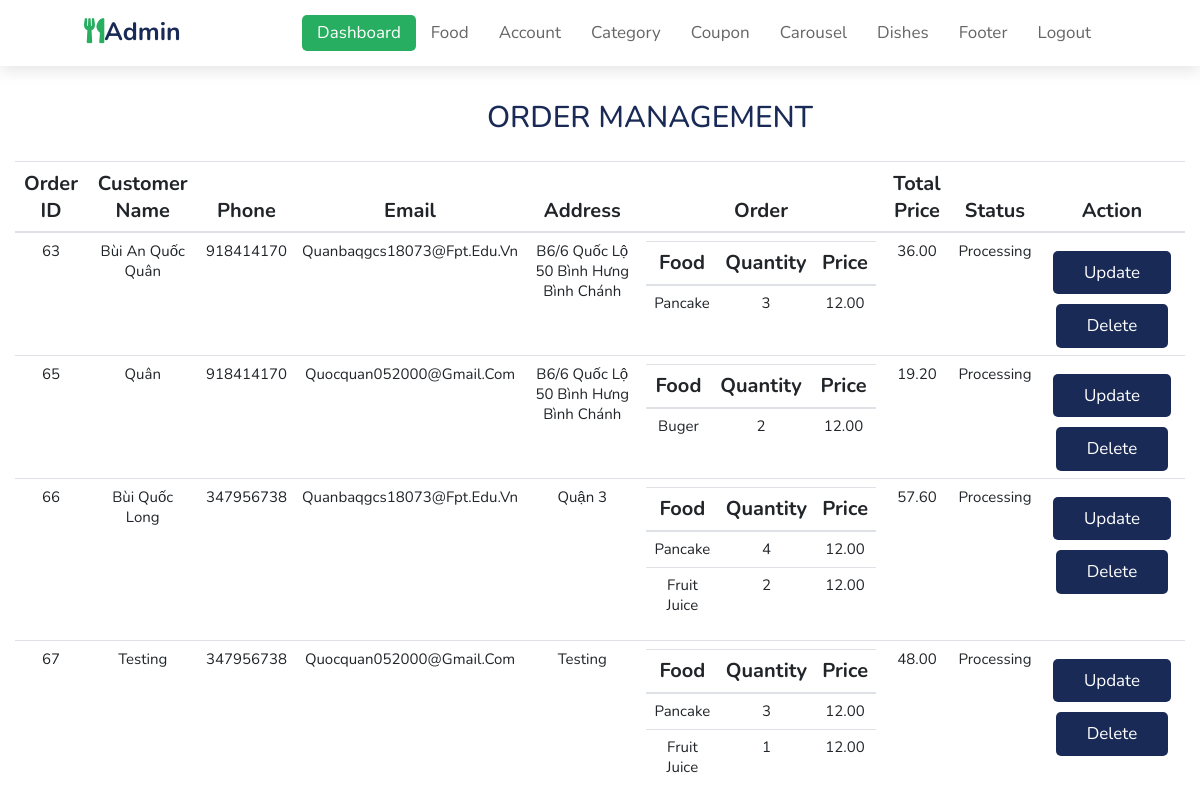
/admin/index.php (signed in), run on the app's committed database.
### admin/index.php (the view, shortened to what this page needs)
<?php
include("./config/constant.php");
?>
<html lang="en">
<head>
    <link rel="stylesheet" href="https://cdnjs.cloudflare.com/ajax/libs/font-awesome/5.15.3/css/all.min.css">
    <link rel="stylesheet" href="https://cdn.jsdelivr.net/npm/bootstrap@4.6.0/dist/css/bootstrap.min.css">
    <link rel="stylesheet" href="../css/style.css">
    <link rel="stylesheet" href="./css/admin.css">
    <link rel="stylesheet" href="./css/add__modal.css">
</head>
<body>
    <header>
        <a href="#" class="logo"><i class="fas fa-utensils"></i>Admin</a>
        <nav class="navbar">
            <a href="index.php" class="active">dashboard</a>
            <a href="food.php">food</a>
            <a href="account.php">account</a>
            <a href="category.php">category</a>
            <a href="coupon.php">coupon</a>
            <a href="carousel.php">carousel</a>
            <a href="dishes.php">dishes</a>
            <a href="footer.php">footer</a>
            <a href="./function/logout.php">logout</a>
        </nav>
    </header>
    <div class="header">
        <h1 class="heading"> Order Management </h1>
    </div>
    <div class="container-fluid">
        <div class="row">
            <div class="col-lg-12">
                <table class="table">
                    <thead>
                        <tr>
                            <th scope="col">Order ID</th>
                            <th scope="col">Customer Name</th>
                            <th scope="col">Phone</th>
                            <th scope="col">Email</th>
                            <th scope="col">Address</th>
                            <th scope="col">Order</th>
                            <th scope="col">Total Price</th>
                            <th scope="col">Status</th>
                            <th scope="col">Action</th>
                        </tr>
                    </thead>
                    <tbody>
                        <?php
                            $sql = "SELECT * FROM `order-manager`";
                            $res = mysqli_query($conn, $sql);
                            while ($rows = mysqli_fetch_assoc($res)) {
                                $id = $rows['Order_ID'];
                                $name = $rows['Fullname'];
                                $email = $rows['Email'];
                                $phone = $rows['Phonenumber'];
                                $address = $rows['Address'];
                                $total_price = $rows['Total_Price'];
                                $status = $rows['Status'];
                                ?>
                                <tr>
                                    <td><?php echo $id ?></td>
                                    <td><?php echo $name ?></td>
                                    <td><?php echo $phone ?></td>
                                    <td><?php echo $email ?></td>
                                    <td><?php echo $address ?></td>
                                    <td>
                                        <table class='table'>
                                            <thead>
                                                <tr>
                                                    <th scope='col'>Food</th>
                                                    <th scope='col'>Quantity</th>
                                                    <th scope='col'>Price</th>
                                                </tr>
                                            </thead>
                                            <tbody>
                                                <?php
                                                    $sql2 = "SELECT * FROM `user-order` WHERE Order_ID = $id";
                                                    $res2 = mysqli_query($conn, $sql2);
                                                    while ($row = mysqli_fetch_assoc($res2)) {
                                                        $food = $row['Food_Name'];
                                                        $price = $row['Price'];
                                                        $quantity = $row['Quantity'];
                                                        ?>
                                                            <tr>
                                                                <td><?php echo $food ?></td>
                                                                <td><?php echo $quantity ?></td>
                                                                <td><?php echo $price ?></td>
                                                            </tr>
                                                        <?php
                                                    }
                                                ?>
                                            </tbody>
                                        </table>
                                    </td>
                                    <td><?php echo $total_price ?></td>
                                    <td><?php echo $status ?></td>
                                    <td>
                                        <button class="btn editBtn" name="editBtn">Update</button>
                                        <a href='./function/deleteOrder.php?id=<?php echo $id ?>' class='btn'>Delete</a>
                                    </td>
                                </tr>
                                <?php
                            };
                        ?>
                    </tbody>
                </table>
            </div>
        </div>
    </div>
</body>
</html>

### css/style.css (style rules this page uses)
:root { --green: #27ae60; --black: #192a56; --light-color: #666; --box-shadow: 0 0.5rem 1.5rem rgba(0, 0, 0, 0.1); }
* { font-family: "Nunito", sans-serif; margin: 0; padding: 0; box-sizing: border-box; text-decoration: none; text-transform: capitalize; outline: none; border: none; transition: all 0.2s linear; }
html { font-size: 62.5%; overflow-x: hidden; scroll-padding-top: 5.5rem; scroll-behavior: smooth; }
.heading { text-align: center; color: var(--black); font-size: 3rem; padding-bottom: 2rem; text-transform: uppercase; }
.btn { margin-top: 1rem; display: inline-block; font-size: 1.7rem; color: #fff; background: var(--black); border-radius: 0.5rem; cursor: pointer; padding: 0.8rem 3rem; }
header { position: fixed; top: 0; left: 0; right: 0; background: #fff; padding: 1rem 7%; display: flex; align-items: center; justify-content: space-between; z-index: 1000; box-shadow: var(--box-shadow); }
header .logo { color: var(--black); font-size: 2.5rem; font-weight: bolder; }
header .logo i { color: var(--green); }
header .navbar a { font-size: 1.7rem; border-radius: 0.5rem; padding: 0.5rem 1.5rem; color: var(--light-color); }
header .navbar a.active, header .navbar a:hover { color: #fff; background: var(--green); text-decoration: none; }

### admin/css/admin.css (style rules this page uses)
.header { margin: 10rem 0 0 10rem; }
table tr th { border-bottom: 1px solid black; padding: 2rem 2rem 2rem 0; text-align: center; font-size: 20px; }
table tr td { padding: 2rem 2rem 2rem 0; font-size: 15px; text-align: center; }

### data on the page
order-manager: Order_ID "63", Fullname "Bùi An Quốc Quân", Phonenumber "918414170", Email "Quanbaqgcs18073@fpt.edu.vn", Address "B6/6 Quốc Lộ 50 Bình Hưng Bình Chánh", Total_Price "36.00", Status "Processing"
user-order: Food_Name "Pancake", Quantity "3", Price "12.00"
order-manager: Order_ID "65", Fullname "Quân", Phonenumber "918414170", Email "Quocquan052000@gmail.com", Address "B6/6 Quốc Lộ 50 Bình Hưng Bình Chánh", Total_Price "19.20", Status "Processing"
user-order: Food_Name "Buger", Quantity "2", Price "12.00"
order-manager: Order_ID "66", Fullname "Bùi Quốc Long", Phonenumber "347956738", Email "Quanbaqgcs18073@fpt.edu.vn", Address "Quận 3", Total_Price "57.60", Status "Processing"
user-order: Food_Name "Pancake", Quantity "4", Price "12.00"
user-order: Food_Name "Fruit Juice", Quantity "2", Price "12.00"
order-manager: Order_ID "67", Fullname "Testing", Phonenumber "347956738", Email "Quocquan052000@gmail.com", Address "Testing", Total_Price "48.00", Status "Processing"
user-order: Food_Name "Pancake", Quantity "3", Price "12.00"
user-order: Food_Name "Fruit Juice", Quantity "1", Price "12.00"
